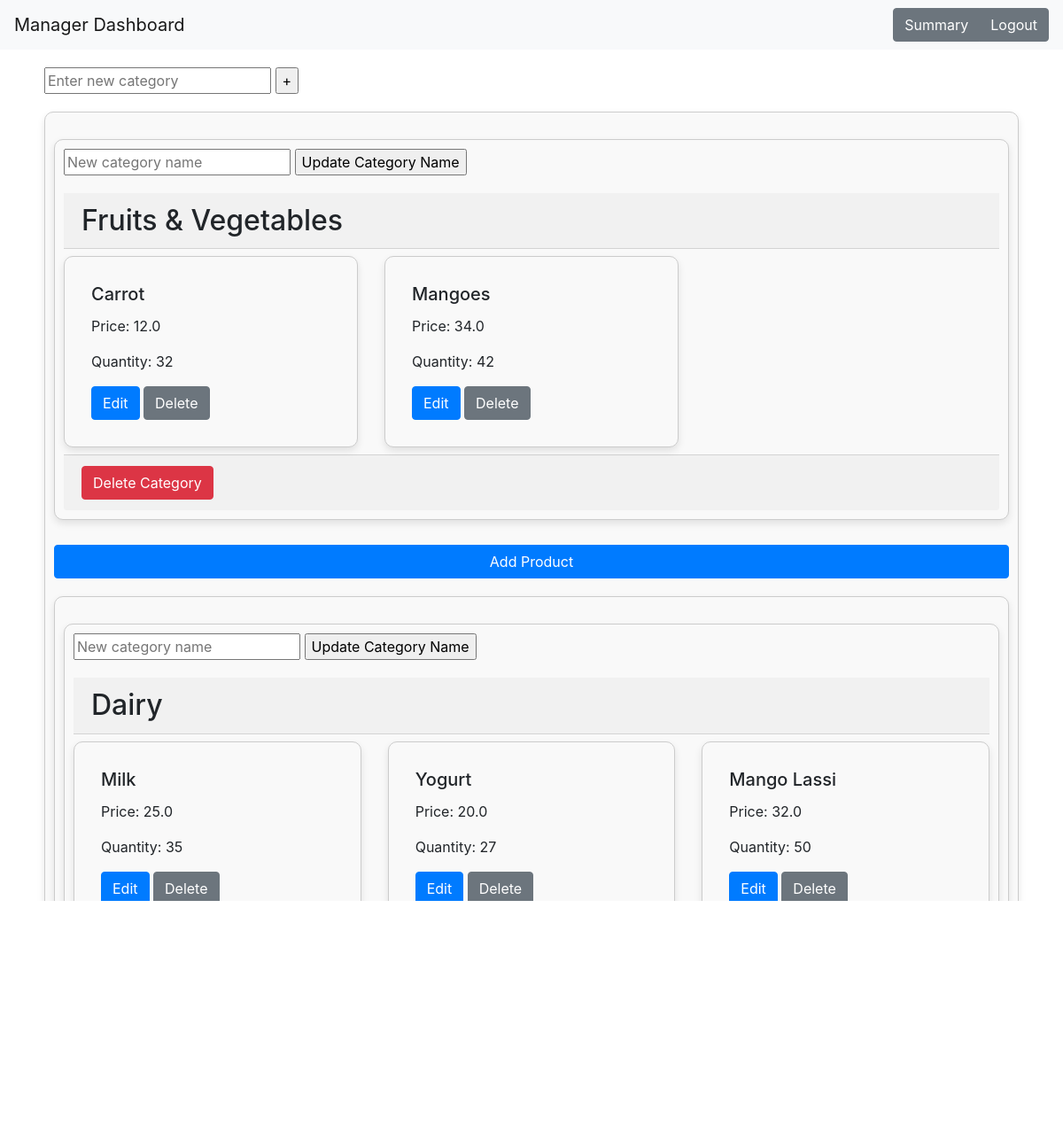
The app's page /manager_dashboard (signed in) with its own data.
### main.py (models this page shows, shortened)
class Category(db.Model):
    id = db.Column(db.Integer, primary_key=True)
    name = db.Column(db.String(50), unique=True, nullable=False)
    products = db.relationship('Product', backref='category', lazy=True)

class Product(db.Model):
    id = db.Column(db.Integer, primary_key=True)
    name = db.Column(db.String(50), unique=True, nullable=False)
    unit = db.Column(db.String(20), nullable=False)
    rate_per_unit = db.Column(db.Float, nullable=False)
    quantity = db.Column(db.Integer, nullable=False)
    category_id = db.Column(db.Integer, db.ForeignKey('category.id'), nullable=False)
    Manufacturing_Date = db.Column(db.Date, default='2023-09-24')
    Expiry_Date = db.Column(db.Date, default='2023-09-24')

### main.py (the view, shortened to what this page needs)
@app.route('/manager_dashboard', methods=['GET', 'POST'])
def manager_dashboard():
    if 'logged_in' in session:
        categories = Category.query.all()
        category_dict = {}
        for category in categories:
            category_dict[category.name] = category.products
        return render_template('manager_dashboard.html', categories=category_dict)
    else:
        flash("Please enter valid username or password.", 'danger')
        return redirect(url_for('manager_login'))

### templates/manager_dashboard.html (shortened to what this page needs)
<!DOCTYPE html>
<html>
<head>
    <link href="https://maxcdn.bootstrapcdn.com/bootstrap/4.5.2/css/bootstrap.min.css" rel="stylesheet">
</head>
<body>
    <nav class="navbar navbar-light bg-light">
        <a class="navbar-brand" href="#">Manager Dashboard</a>
        <div class="btn-group">
           <a class="btn btn-secondary" href="{{ url_for('summary') }}">Summary</a>
            <a class="btn btn-secondary" href="{{ url_for('logout') }}">Logout</a>
        </div>
    </nav>
    <div class="main-content-wrapper">
        <div class="container">
            <form method="post">
                <input type="text" name="new_category" placeholder="Enter new category">
                <input type="submit" value="+">
            </form>
            {% if categories %}
    {% for category, products in categories.items() %}
        <div class="card">
            <div class="card">
            <form action="{{ url_for('update_category', category=category) }}" method="post">
                <input type="text" name="updated_category_name" placeholder="New category name">
                <input type="submit" value="Update Category Name">
            </form>
            <h2 class="card-header">{{ category }}</h2>
            <div class="row">
                {% for product in products %}
                    <div class="col-md-4">
                        <div class="card my-2">
                            <div class="card-body">
                                <h5 class="card-title">{{ product.name }}</h5>
                                <p class="card-text">Price: {{ product.rate_per_unit }}</p>
                                <p class="card-text">Quantity: {{ product.quantity or 'Not available' }}</p>
                                <a href="{{ url_for('edit_product', category=category, product_id=product.id) }}" class="btn btn-primary">Edit</a>
                                <a href="{{ url_for('delete_product', product_id=product.id) }}" class="btn btn-secondary">Delete</a>
                            </div>
                        </div>
                    </div>
                {% endfor %}
            </div>
            <div class="card-footer">
                <a href="{{ url_for('delete_category', category=category) }}" class="btn btn-danger">Delete Category</a>
            </div>
        </div>
        <a href="{{ url_for('add_product', category=category) }}" class="btn btn-primary mt-2">Add Product</a>
    {% endfor %}
{% else %}
    <div class="alert alert-warning" role="alert">
        <h4 class="alert-heading">No Categories</h4>
        <p>No categories have been created yet. Please add some to proceed.</p>
      </div>
{% endif %}
        </div>
    </div>
</body>
</html>

### records on screen
Category: name "Fruits & Vegetables"
Product: name "Carrot", rate_per_unit "12.0", quantity "32"
Product: name "Mangoes", rate_per_unit "34.0", quantity "42"
Category: name "Dairy"
Product: name "Milk", rate_per_unit "25.0", quantity "35"
Product: name "Yogurt", rate_per_unit "20.0", quantity "27"
Product: name "Mango Lassi", rate_per_unit "32.0", quantity "50"
